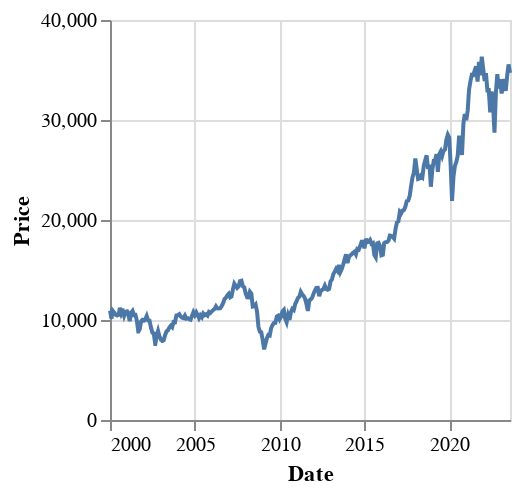

The notebook cell this image was saved under:
### Markdown cell above
This code is more specialized for each data set, as it prepares the datasets I use to be processed.

### Code cell
df = pd.read_csv('Dow data.csv')
df = df.dropna()
df['Date'] = pd.to_datetime(df['Date'])
df['Price'] = list(map(lambda x: x.replace(',',''), df['Price']))
df['Price'] = pd.to_numeric(df['Price'])


raw_data = alt.Chart(df).mark_line().encode(
    x = 'Date:T',
    y = alt.Y('Price', axis=alt.Axis(tickCount=4)),
    tooltip = ['Date', 'Price']
    
).properties(
    width=200,
    height=200,
)
raw_data

### Figure 1 — Vega-Lite specification as saved in the notebook (floating-point values rounded to 4 significant figures; data arrays with more than 128 entries replaced by an {"elided": "..."} marker saying what was removed)
{"config": {"view": {"continuousWidth": 400, "continuousHeight": 300}}, "data": {"name": "data-962121c20a46af35ddc7242e6b632479"}, "mark": "line", "encoding": {"tooltip": [{"field": "Date", "type": "temporal"}, {"field": "Price", "type": "quantitative"}], "x": {"field": "Date", "type": "temporal"}, "y": {"axis": {"tickCount": 4}, "field": "Price", "type": "quantitative"}}, "height": 200, "width": 200, "$schema": "https://vega.github.io/schema/vega-lite/v4.17.0.json", "datasets": {"data-962121c20a46af35ddc7242e6b632479": {"elided": "301 records"}}}
